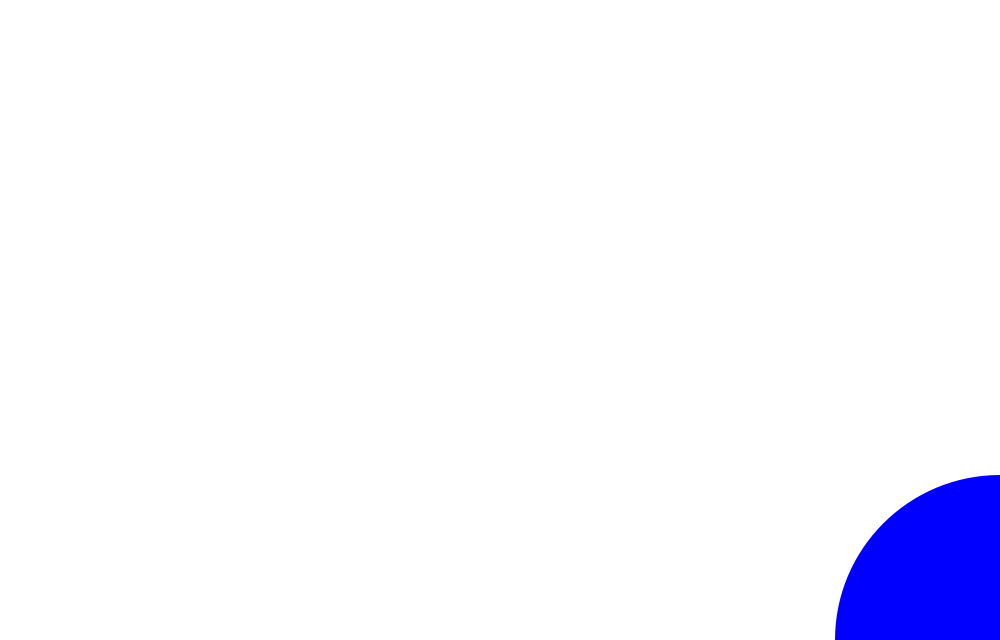
Frame 1 (no input)
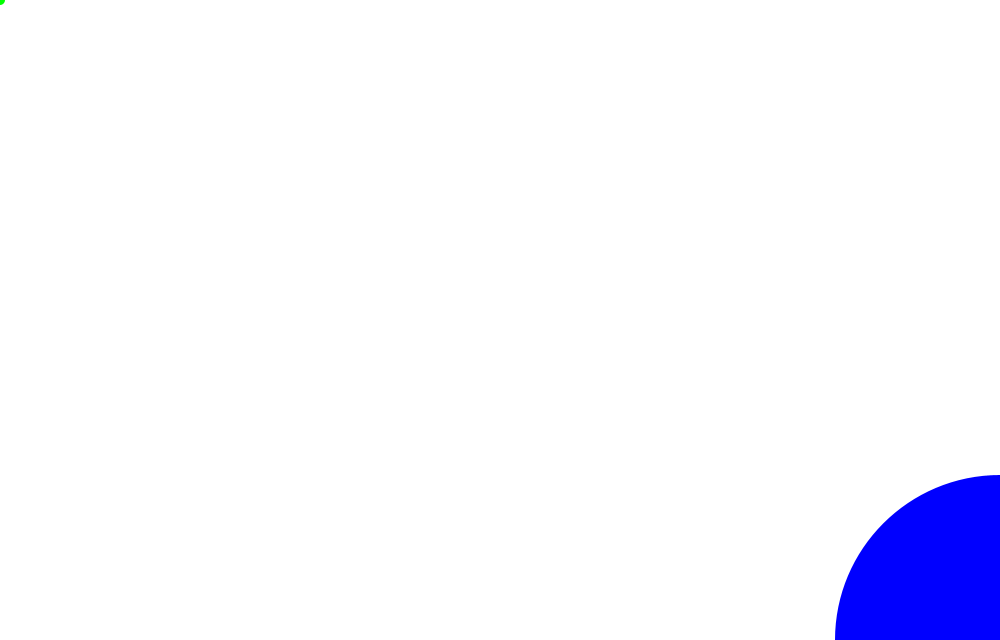
Frame 60 (the mouse pressed at the canvas centre just before this capture)
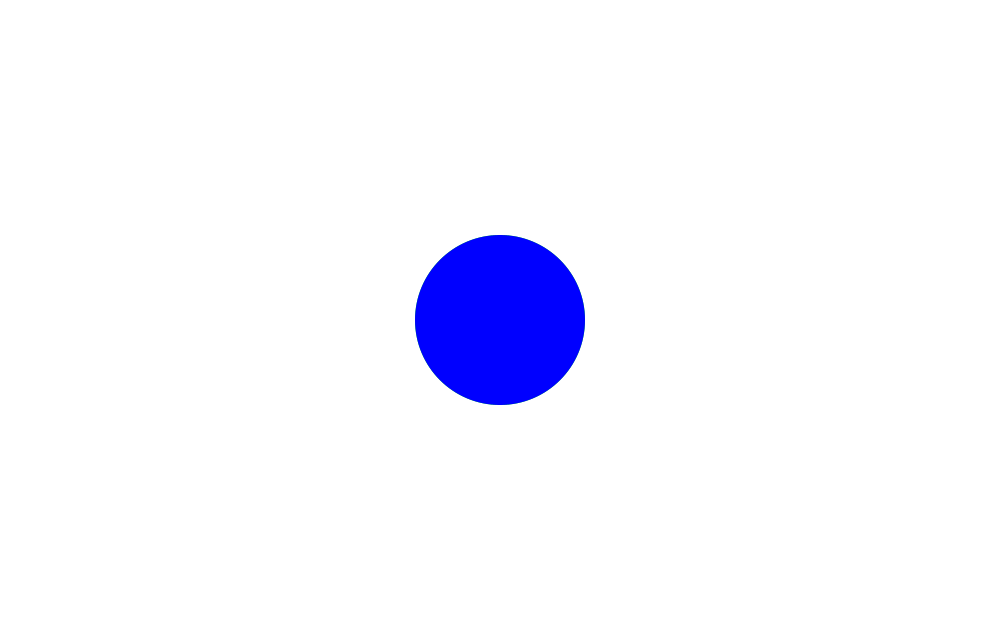
Frame 120 (the mouse held since frame 60 and released just before this capture)

The Processing sketch that drew these frames (run headless with seeded random() and noise(); from frame 60 on, the mouse is pressed at the canvas centre):

// Processing sketch: processing_185914
// ── processing_185914.pde

void setup() 
{
  size(1000, 640); 
  noStroke();

}

void draw() {  
 background(255) ;
 

  ellipse(mouseX, mouseY, mouseY/2 +10, mouseY/2 +10);
  fill(0,0,255);
  int inverseX = width-mouseX;
  int inverseY = height-mouseY;
  ellipse(inverseX, inverseY, (inverseY/2 +10), (inverseY/2 +10));
  fill (0,255,0);
}
